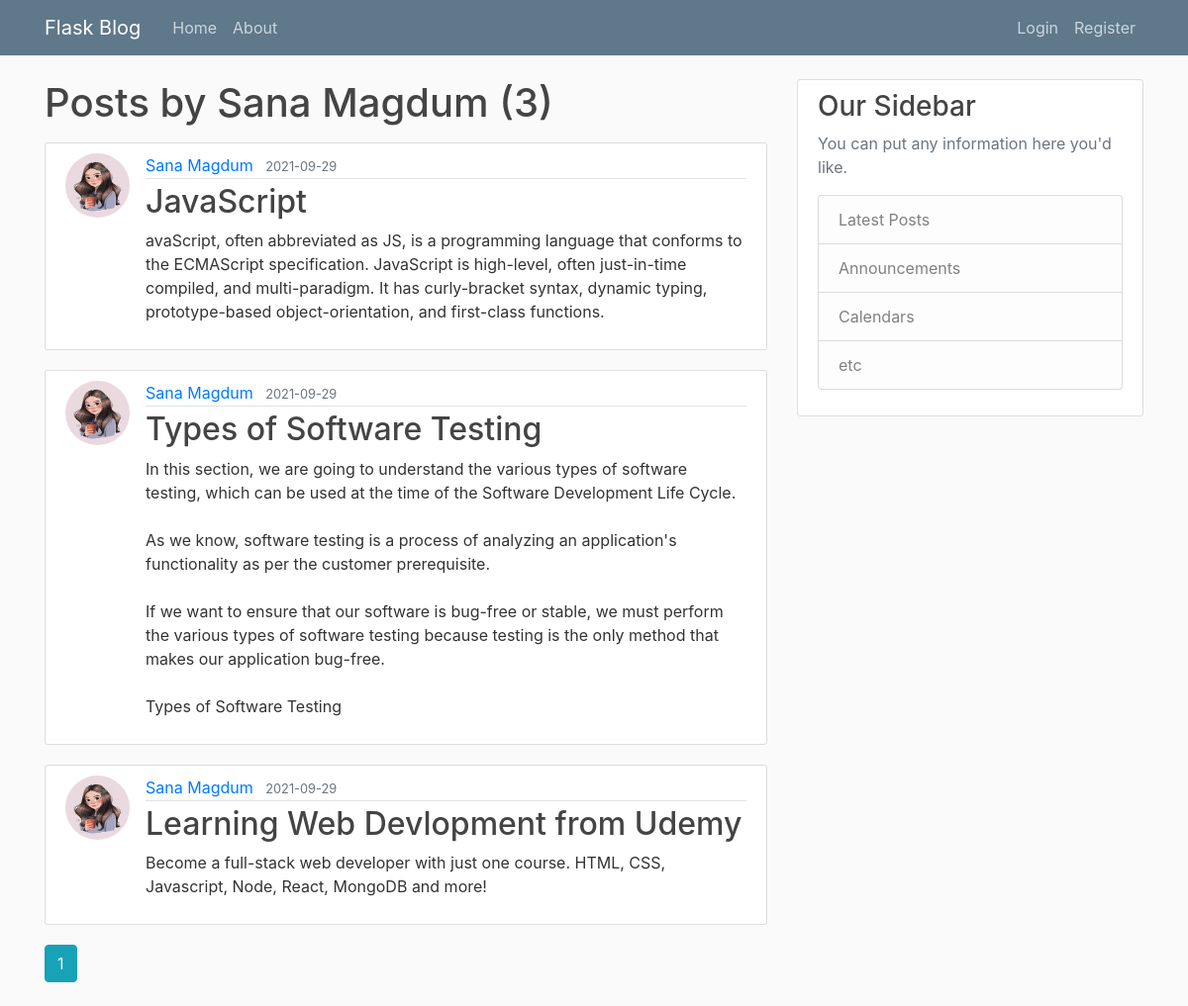
Screenshot of /user/Sana Magdum with the database file from the repository.
### FMagdum/models.py (models this page shows, shortened)
class User(db.Model, UserMixin):
    id = db.Column(db.Integer, primary_key=True)
    username = db.Column(db.String(20), unique=True, nullable=False)
    email = db.Column(db.String(120), unique=True, nullable=False)
    image_file = db.Column(db.String(20), nullable=False, default='default.jpg')
    password = db.Column(db.String(60), nullable=False)
    posts = db.relationship('Post', backref='author', lazy=True)

class Post(db.Model):
    id = db.Column(db.Integer, primary_key=True)
    title = db.Column(db.String(100),nullable=False)
    date_posted = db.Column(db.DateTime, nullable=False, default=datetime.utcnow)
    content = db.Column(db.Text, nullable=False)
    user_id = db.Column(db.Integer, db.ForeignKey('user.id'), nullable=False)

### FMagdum/routes.py (the view)
@app.route("/user/<string:username>")
def user_posts(username):
    page = request.args.get('page', 1, type=int)
    user = User.query.filter_by(username=username).first_or_404()
    posts = Post.query.filter_by(author=user)\
        .order_by(Post.date_posted.desc())\
        .paginate(page=page,per_page=3)
    return render_template('user_posts.html', posts=posts, user=user, legend='Create New Post')

### FMagdum/templates/user_posts.html
{%extends "layout.html"%}
{%block content%}
    <h1 class="mb-3">
        Posts by {{user.username}} ({{posts.total}})
    </h1>
    {% for post in posts.items %}
        <article class="media content-section">
            <img class="rounded-circle article-img" src="{{url_for('static', filename='profile_pics/' + post.author.image_file)}}">
            <div class="media-body">
            <div class="article-metadata">
                <a class="mr-2" href="{{url_for('user_posts', username=post.author.username)}}">{{ post.author.username }}</a>
                <small class="text-muted">{{ post.date_posted.strftime('%Y-%m-%d') }}</small>
            </div>
            <h2><a class="article-title" href="{{url_for('post', post_id=post.id)}}">{{ post.title }}</a></h2>
            <p class="article-content">{{ post.content }}</p>
            </div>
        </article>
    {%endfor%}
    {% for page_num in posts.iter_pages(left_edge=1, right_edge=1, left_current=1, right_current=2) %}
        {% if page_num %}
            {% if posts.page == page_num %}
                <a class="btn btn-info mb-4" href="{{url_for('user_posts', username=user.username, page=page_num)}}"> {{ page_num }} </a>
            {% else %}
            <a class="btn btn-outline-info mb-4" href="{{url_for('user_posts', username=user.username, page=page_num)}}"> {{ page_num }} </a>
            {% endif %}
        {% else %}
            ...
        {% endif %}
    {% endfor %}
{%endblock content%}

### FMagdum/static/main.css (style rules this page uses)
body { background: #fafafa; color: #333333; margin-top: 5rem; }
h1, h2, h3, h4, h5, h6 { color: #444444; }
.content-section { background: #ffffff; padding: 10px 20px; border: 1px solid #dddddd; border-radius: 3px; margin-bottom: 20px; }
.article-title { color: #444444; }
.article-content { white-space: pre-line; }
.article-img { height: 65px; width: 65px; margin-right: 16px; }
.article-metadata { padding-bottom: 1px; margin-bottom: 4px; border-bottom: 1px solid #e3e3e3 }

### rows the page displays
User: username "Sana Magdum"
Post: image_file (picture), author.username "Sana Magdum", date_posted "2021-09-29", title "JavaScript", content "avaScript, often abbreviated as JS, is a programming language that conforms to the ECMAScript specification. JavaScript is high-level, often just-in-time compiled, and multi-paradigm. It has curly-bracket syntax, dynamic typing, prototype-based object-orientation, and first-class functions."
Post: image_file (picture), author.username "Sana Magdum", date_posted "2021-09-29", title "Types of Software Testing", content "In this section, we are going to understand the various types of software testing, which can be used at the time of the Software Development Life Cycle. As we know, software testing is a process of analyzing an application's functionality as per the customer prerequisite. If we want to ensure that our software is bug-free or stable, we must perform the various types of software testing because testing is the only method that makes our application bug-free. Types of Software Testing"
Post: image_file (picture), author.username "Sana Magdum", date_posted "2021-09-29", title "Learning Web Devlopment from Udemy", content "Become a full-stack web developer with just one course. HTML, CSS, Javascript, Node, React, MongoDB and more!"

### other values shown
{{ posts.total }} "3"
{{ page_num }} "1"
